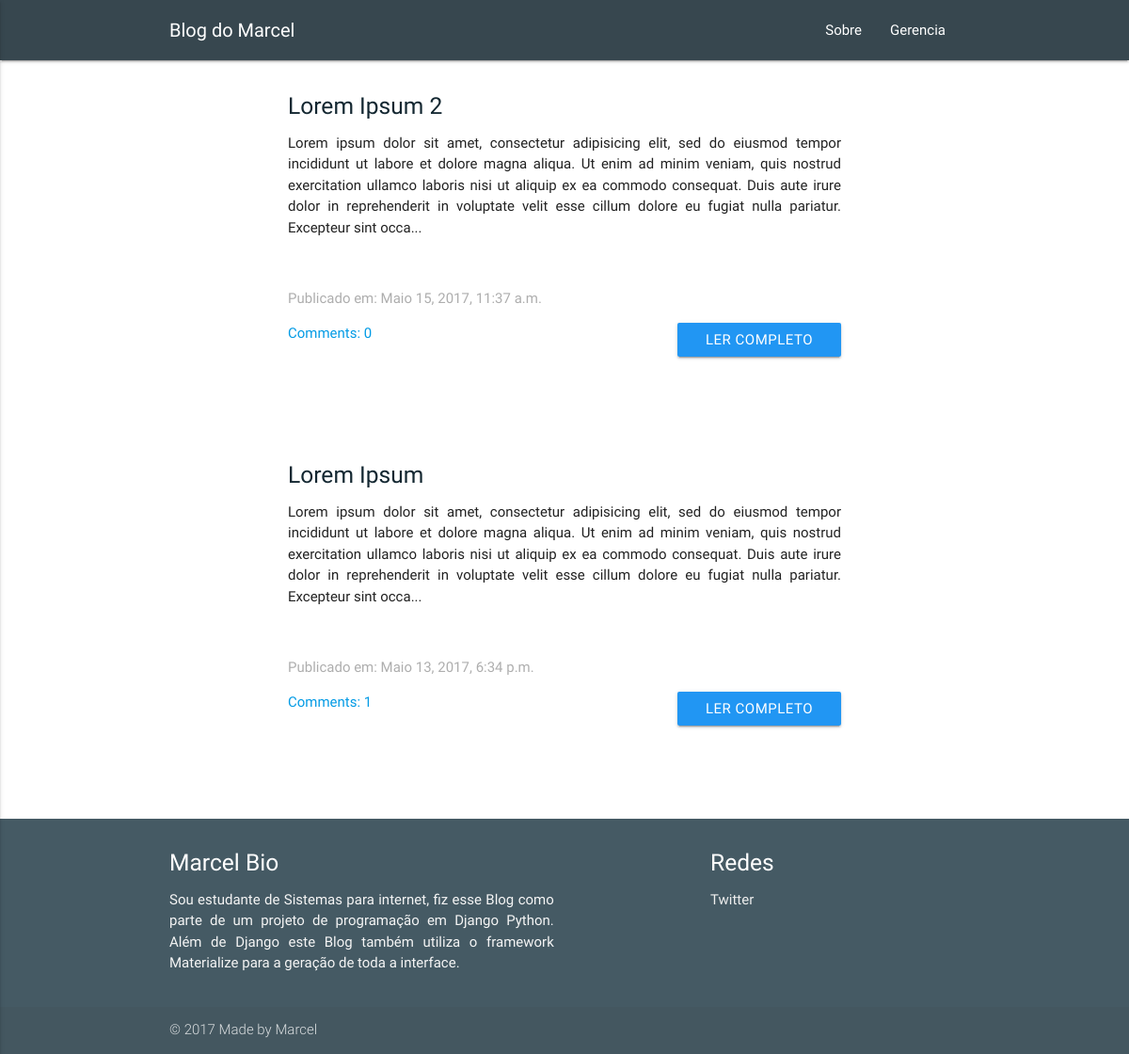
The page / on the database its author committed.
### blog/models.py (models this page shows, shortened)
class Post(models.Model):
    author = models.ForeignKey('auth.User')
    title = models.CharField(max_length=200)
    text = models.TextField()
    created_date = models.DateTimeField(
        default = timezone.now)
    published_date = models.DateTimeField(
        blank=True, null=True)
    def approved_comments(self):
        return self.comments.filter(approved_comment=True)

### blog/views.py (the view)
# urls.py: url(r'^$', views.post_list, name='post_list'),
def post_list(request):
    posts = Post.objects.filter(published_date__lte=timezone.now()).order_by('-published_date')
    return render(request, 'blog/post_list.html', {'posts': posts})

### blog/templates/blog/post_list.html
{% extends 'blog/base.html' %}
{% block content %}
  {% for post in posts %}
    <div class="container">
        <h5><a href="" style="color: #132731">{{ post.title }}</a></h5>
          <p style="text-align: justify">{{ post.text|linebreaksbr|slice:":355"}}...</p><br>
          <p style="color: #aeaeae">Publicado em: {{ post.published_date }}</p>
          <a href="{% url 'post_detail' pk=post.pk %}" class="btn blue waves-effect waves-light right">Ler Completo</a>
          <a href="{% url 'post_detail' pk=post.pk %}">Comments: {{ post.approved_comments.count }}</a>
        </div><br><br><br><br><br>
  {% endfor %}
{% endblock %}

### blog/static/css/style.css (style rules this page uses)
body { display: flex; min-height: 100vh; flex-direction: column; }

### rows shown on the page
Post: title "Lorem Ipsum 2", text "Lorem ipsum dolor sit amet, consectetur adipisicing elit, sed do eiusmod tempor incididunt ut labore et dolore magna aliqua. Ut enim ad minim veniam, quis nostrud exercitation ullamco laboris nisi ut aliquip ex ea commodo consequat. Duis aute irure dolor in reprehenderit in voluptate velit esse cillum dolore eu fugiat nulla pariatur. Excepteur sint occa", published_date "Maio 15, 2017, 11:37 a.m.", approved_comments.count "0"
Post: title "Lorem Ipsum", text "Lorem ipsum dolor sit amet, consectetur adipisicing elit, sed do eiusmod tempor incididunt ut labore et dolore magna aliqua. Ut enim ad minim veniam, quis nostrud exercitation ullamco laboris nisi ut aliquip ex ea commodo consequat. Duis aute irure dolor in reprehenderit in voluptate velit esse cillum dolore eu fugiat nulla pariatur. Excepteur sint occa", published_date "Maio 13, 2017, 6:34 p.m.", approved_comments.count "1"
